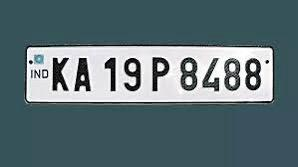
#> input picture data/images/license_plate_1.jpeg, 298 x 167 px
$ python image_translate_interface.py ../data/images/license_plate_1.jpeg
#> lines starting #> are read from the running program, lines starting #| are printed output that depends on the picture
#> in detect_license_plates, img is the input picture: shape (167, 298, 3); mean B, G, R 117.1, 111.8, 92.9
import cv2
import numpy as np
import argparse

def enhance_image(image):
    # Apply some preprocessing to improve detection
    # Adjust brightness and contrast
    lab = cv2.cvtColor(image, cv2.COLOR_BGR2LAB)
#> lab: shape (167, 298, 3); mean of channels 0, 1, 2 114.3, 122.4, 122.7
    l, a, b = cv2.split(lab)
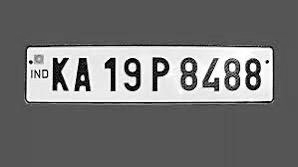
#> l: shape (167, 298); min 0, max 255, mean 114.3
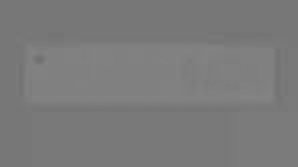
#> a: shape (167, 298); min 112, max 132, mean 122.4
    clahe = cv2.createCLAHE(clipLimit=3.0, tileGridSize=(8,8))
    cl = clahe.apply(l)
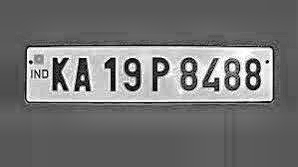
#> cl: shape (167, 298); min 2, max 255, mean 114.7
    enhanced = cv2.merge((cl,a,b))
#> enhanced: shape (167, 298, 3); mean of channels 0, 1, 2 114.7, 122.4, 122.7
    enhanced = cv2.cvtColor(enhanced, cv2.COLOR_LAB2BGR)
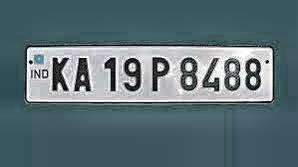
#> enhanced: shape (167, 298, 3); mean B, G, R 116.9, 111.5, 92.7
    return enhanced

def detect_license_plates(image_path, save_plates=False, show_result=True):
    # Load the cascade classifier
    plate_cascade = cv2.CascadeClassifier('haarcascade_russian_plate_number.xml')

    if plate_cascade.empty():
        raise Exception("Error: Cascade classifier not loaded properly")

    # Read the image
    img = cv2.imread(image_path)
    if img is None:
        raise Exception("Error: Image not loaded properly")

    # Keep original for display
    original = img.copy()

    # Enhance image
    img = enhance_image(img)

    # Convert to grayscale
    gray = cv2.cvtColor(img, cv2.COLOR_BGR2GRAY)

    # Detect plates
    plates = plate_cascade.detectMultiScale(gray,
                                          scaleFactor=1.1,
                                          minNeighbors=5,
                                          minSize=(20,20),
                                          maxSize=(300,100))
#> plates = [[36, 31, 249, 83]]

    detected_plates = []

    # Process each detected plate
    for i, (x,y,w,h) in enumerate(plates):
        # Draw rectangle on original image
        cv2.rectangle(original, (x,y), (x+w,y+h), (0,255,0), 2)

        # Extract the plate region
        plate = img[y:y+h, x:x+w]
        detected_plates.append(plate)

        # Add text label
        cv2.putText(original, f'Plate {i+1}', (x, y-10),
                    cv2.FONT_HERSHEY_SIMPLEX, 0.9, (0,255,0), 2)

        # Save individual plates if requested
        if save_plates:
            cv2.imwrite(f'plate_{i+1}.jpg', plate)
#> this loop made 1 pass
#> pass 1, in detect_license_plates, `plate = img[y:y+h, x:x+w]`:
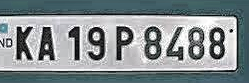
#> plate: shape (83, 249, 3); mean B, G, R 144.1, 141.5, 132.3
#> after the loop:
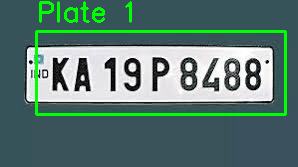
#> original: shape (167, 298, 3); mean B, G, R 112.1, 120.4, 89.5
#> after the loop, detected_plates = 1 item

    # Print results
    print(f"Found {len(plates)} license plates")
#| Found 1 license plates

    # Show the image if requested
    if show_result:
        # Resize if image is too large
        height, width = original.shape[:2]
#> height = 167; width = 298
        max_height = 800
        if height > max_height:
            ratio = max_height / height
            original = cv2.resize(original, (int(width * ratio), max_height))

        cv2.imshow('Detected License Plates', original)
        cv2.waitKey(0)
        cv2.destroyAllWindows()

    return detected_plates

def main():
    # Set up argument parser
    parser = argparse.ArgumentParser(description='License Plate Detection')
    parser.add_argument('image_path', help='Path to the image file')
    parser.add_argument('--save', action='store_true', help='Save detected plates')
    parser.add_argument('--no-display', action='store_true', help='Do not display result')

    args = parser.parse_args()

    try:
        # Run detection
        plates = detect_license_plates(args.image_path,
                                     save_plates=args.save,
                                     show_result=not args.no_display)
#> plates = 1 item

        # Return number of plates found
        return len(plates)

    except Exception as e:
        print(f"Error: {e}")
        return -1

if __name__ == "__main__":
    main()

$ run again, on data/images/license_plate_4.jpeg
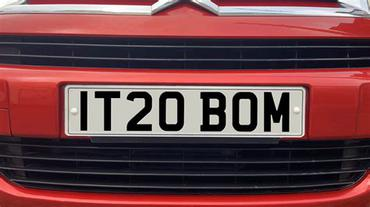
#> input picture data/images/license_plate_4.jpeg, 370 x 207 px
#> in detect_license_plates, img is the input picture: shape (207, 370, 3); mean B, G, R 71, 67, 111.3
#> lab: shape (207, 370, 3); mean of channels 0, 1, 2 86, 146.7, 135.4
#> in detect_license_plates, `gray = cv2.cvtColor(img, cv2.COLOR_BGR2GRAY)`:
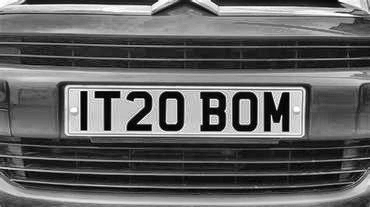
#> gray: shape (207, 370); min 2, max 255, mean 97.5
#> in detect_license_plates, `plates = plate_cascade.detectMultiScale(gray, scaleFactor=1.1, minNeig..`: plates = [[42, 60, 268, 89]]
#> the loop in detect_license_plates, `for i, (x,y,w,h) in enumerate(plates):` made 1 pass
#> after the loop in detect_license_plates, `for i, (x,y,w,h) in enumerate(plates):`:
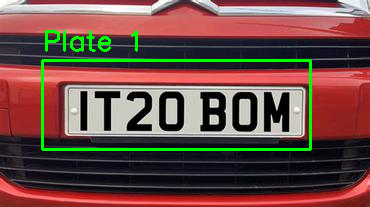
#> original: shape (207, 370, 3); mean B, G, R 69.1, 74.7, 109
#> after the loop in detect_license_plates, `for i, (x,y,w,h) in enumerate(plates):`: detected_plates = 1 item
#| Found 1 license plates
